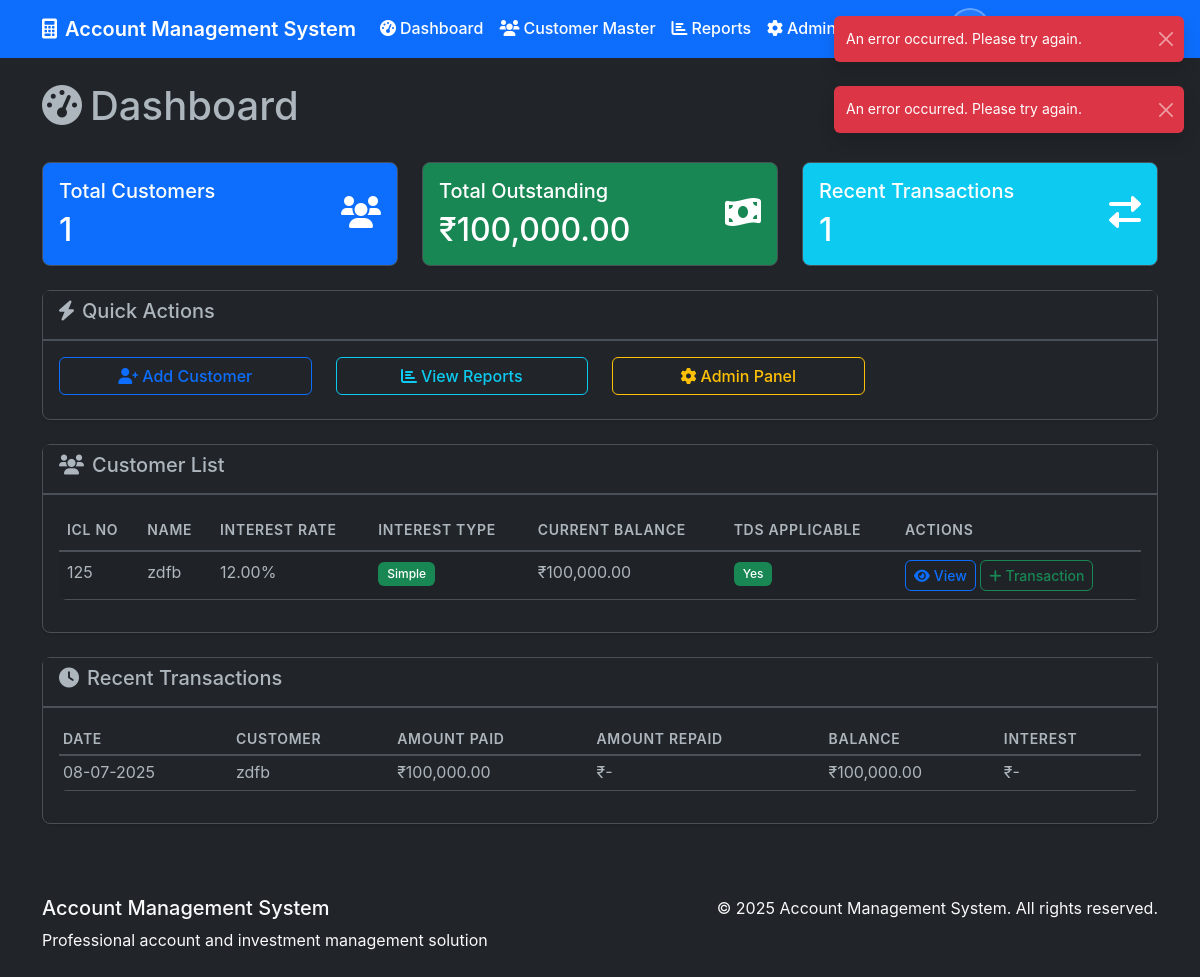
Page /dashboard (signed in) on the earlier database version.
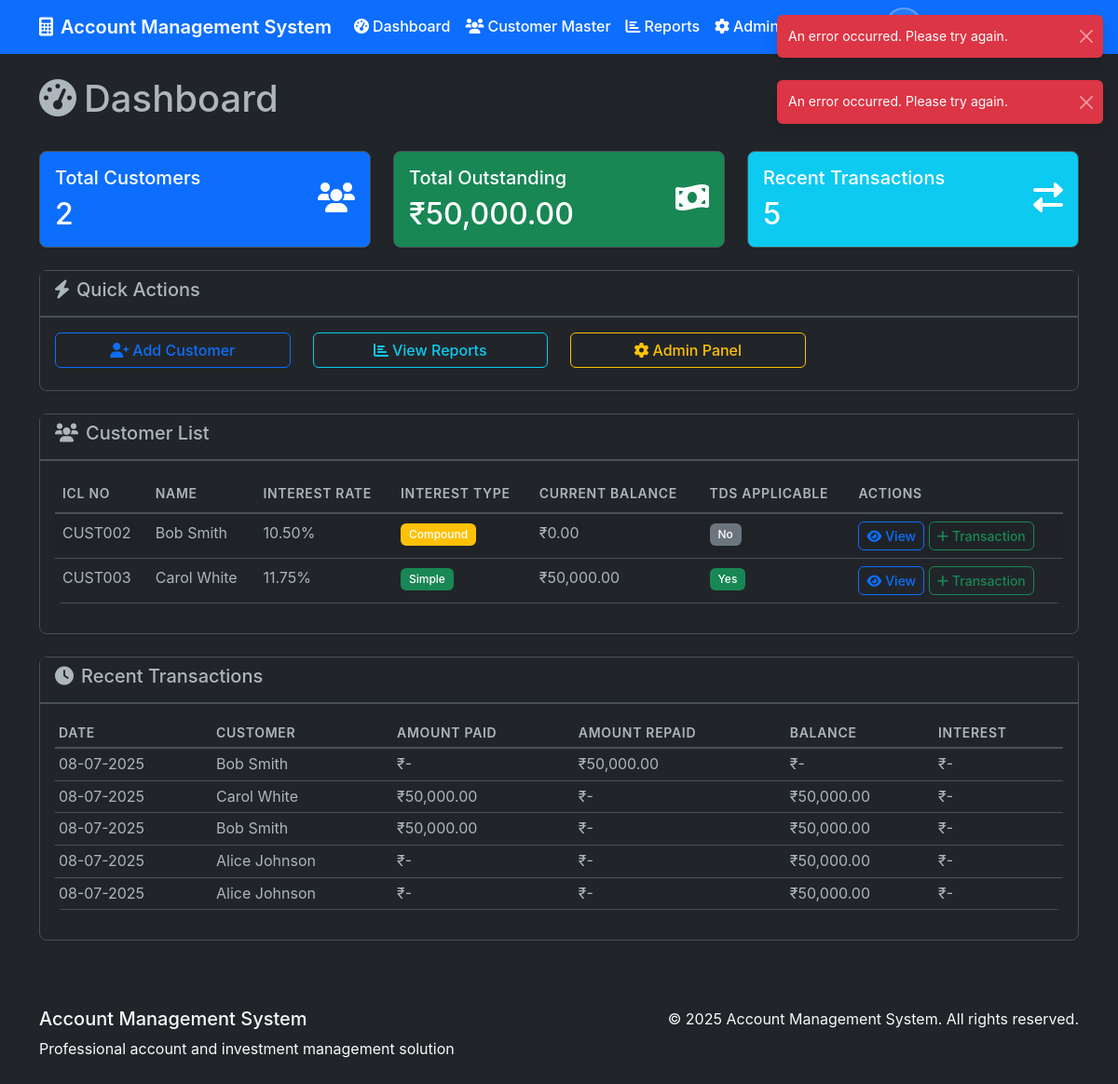
Same page on the later database version.
### models.py (models this page shows, shortened)
class Customer(db.Model):
    id = db.Column(db.Integer, primary_key=True)
    icl_no = db.Column(db.String(50), unique=True, nullable=False)
    name = db.Column(db.String(100), nullable=False)
    address = db.Column(db.Text)
    contact_details = db.Column(db.String(200))
    annual_rate = db.Column(db.Numeric(5, 2), nullable=False)  # e.g., 15.50
    icl_start_date = db.Column(db.Date, nullable=False)
    icl_end_date = db.Column(db.Date)
    icl_extension = db.Column(db.String(100))
    tds_applicable = db.Column(db.Boolean, default=False)
    interest_type = db.Column(db.String(20), default='simple')  # simple, compound
    compound_frequency = db.Column(db.String(20))  # monthly, quarterly, yearly
    first_compounding_date = db.Column(db.Date)
    created_at = db.Column(db.DateTime, default=datetime.utcnow)
    created_by = db.Column(db.Integer, db.ForeignKey('user.id'))
    is_active = db.Column(db.Boolean, default=True)
    transactions = db.relationship('Transaction', backref='customer', lazy=True, cascade='all, delete-orphan')
    @property
    def current_balance(self):
        from decimal import Decimal
        total_paid = sum(Decimal(str(t.amount_paid or 0)) for t in self.transactions)
        total_repaid = sum(Decimal(str(t.amount_repaid or 0)) for t in self.transactions)
        return float(total_paid - total_repaid)
    def get_current_balance(self):
        return self.current_balance

class Transaction(db.Model):
    id = db.Column(db.Integer, primary_key=True)
    customer_id = db.Column(db.Integer, db.ForeignKey('customer.id'), nullable=False)
    date = db.Column(db.Date, nullable=False)
    amount_paid = db.Column(db.Numeric(15, 2))
    amount_repaid = db.Column(db.Numeric(15, 2))
    balance = db.Column(db.Numeric(15, 2))
    period_from = db.Column(db.Date)
    period_to = db.Column(db.Date)
    no_of_days = db.Column(db.Integer)
    int_rate = db.Column(db.Numeric(5, 2))
    int_amount = db.Column(db.Numeric(15, 2))
    tds_amount = db.Column(db.Numeric(15, 2))
    net_amount = db.Column(db.Numeric(15, 2))
    created_at = db.Column(db.DateTime, default=datetime.utcnow)
    created_by = db.Column(db.Integer, db.ForeignKey('user.id'))

### routes.py (the view)
@app.route('/dashboard')
@login_required
def dashboard():
    customers = Customer.query.filter_by(is_active=True).all()
    total_customers = len(customers)
    total_balance = sum(customer.get_current_balance() for customer in customers)
    recent_transactions = Transaction.query.order_by(Transaction.created_at.desc()).limit(5).all()
    return render_template('dashboard.html',
                         customers=customers,
                         total_customers=total_customers,
                         total_balance=total_balance,
                         recent_transactions=recent_transactions)

### app.py (called while the page is built)
@login_manager.user_loader
def load_user(user_id):
    from models import User
    return User.query.get(int(user_id))

### templates/dashboard.html (shortened to what this page needs)
{% extends "base.html" %}
{% block content %}
<div class="d-flex justify-content-between align-items-center mb-4">
    <h1><i class="fas fa-tachometer-alt me-2"></i>Dashboard</h1>
    <span class="badge bg-primary">{{ current_user.role.replace('_', ' ').title() }}</span>
</div>
<div class="row mb-4">
    <div class="col-md-4">
        <div class="card bg-primary text-white">
            <div class="card-body">
                <div class="d-flex justify-content-between">
                    <div>
                        <h5 class="card-title">Total Customers</h5>
                        <h2 class="mb-0">{{ total_customers }}</h2>
                    </div>
                    <div class="align-self-center">
                        <i class="fas fa-users fa-2x"></i>
                    </div>
                </div>
            </div>
        </div>
    </div>
    <div class="col-md-4">
        <div class="card bg-success text-white">
            <div class="card-body">
                <div class="d-flex justify-content-between">
                    <div>
                        <h5 class="card-title">Total Outstanding</h5>
                        <h2 class="mb-0">₹{{ "{:,.2f}".format(total_balance) }}</h2>
                    </div>
                    <div class="align-self-center">
                        <i class="fas fa-money-bill-wave fa-2x"></i>
                    </div>
                </div>
            </div>
        </div>
    </div>
    <div class="col-md-4">
        <div class="card bg-info text-white">
            <div class="card-body">
                <div class="d-flex justify-content-between">
                    <div>
                        <h5 class="card-title">Recent Transactions</h5>
                        <h2 class="mb-0">{{ recent_transactions|length }}</h2>
                    </div>
                    <div class="align-self-center">
                        <i class="fas fa-exchange-alt fa-2x"></i>
                    </div>
                </div>
            </div>
        </div>
    </div>
</div>
<div class="row mb-4">
    <div class="col-12">
        <div class="card">
            <div class="card-header">
                <h5><i class="fas fa-bolt me-2"></i>Quick Actions</h5>
            </div>
            <div class="card-body">
                <div class="row">
                    {% if current_user.role in ['data_entry', 'admin'] %}
                    <div class="col-md-3 mb-2">
                        <a href="{{ url_for('customer_master') }}" class="btn btn-outline-primary w-100">
                            <i class="fas fa-user-plus me-1"></i>Add Customer
                        </a>
                    </div>
                    {% endif %}
                    <div class="col-md-3 mb-2">
                        <a href="{{ url_for('reports') }}" class="btn btn-outline-info w-100">
                            <i class="fas fa-chart-bar me-1"></i>View Reports
                        </a>
                    </div>
                    {% if current_user.role == 'admin' %}
                    <div class="col-md-3 mb-2">
                        <a href="{{ url_for('admin_panel') }}" class="btn btn-outline-warning w-100">
                            <i class="fas fa-cog me-1"></i>Admin Panel
                        </a>
                    </div>
                    {% endif %}
                </div>
            </div>
        </div>
    </div>
</div>
<div class="row">
    <div class="col-12">
        <div class="card">
            <div class="card-header">
                <h5><i class="fas fa-users me-2"></i>Customer List</h5>
            </div>
            <div class="card-body">
                <div class="table-responsive">
                    <table class="table table-striped" id="customersTable">
                        <thead>
                            <tr>
                                <th>ICL No</th>
                                <th>Name</th>
                                <th>Interest Rate</th>
                                <th>Interest Type</th>
                                <th>Current Balance</th>
                                <th>TDS Applicable</th>
                                <th>Actions</th>
                            </tr>
                        </thead>
                        <tbody>
                            {% for customer in customers %}
                            <tr>
                                <td>{{ customer.icl_no }}</td>
                                <td>{{ customer.name }}</td>
                                <td>{{ customer.annual_rate }}%</td>
                                <td>
                                    <span class="badge bg-{{ 'success' if customer.interest_type == 'simple' else 'warning' }}">
                                        {{ customer.interest_type.title() }}
                                    </span>
                                </td>
                                <td>₹{{ "{:,.2f}".format(customer.current_balance) }}</td>
                                <td>
                                    <span class="badge bg-{{ 'success' if customer.tds_applicable else 'secondary' }}">
                                        {{ 'Yes' if customer.tds_applicable else 'No' }}
                                    </span>
                                </td>
                                <td>
                                    <a href="{{ url_for('customer_profile', customer_id=customer.id) }}" class="btn btn-sm btn-outline-primary">
                                        <i class="fas fa-eye me-1"></i>View
                                    </a>
                                    {% if current_user.role in ['data_entry', 'admin'] %}
                                    <a href="{{ url_for('transactions', customer_id=customer.id) }}" class="btn btn-sm btn-outline-success">
                                        <i class="fas fa-plus me-1"></i>Transaction
                                    </a>
                                    {% endif %}
                                </td>
                            </tr>
                            {% endfor %}
                        </tbody>
                    </table>
                </div>
            </div>
        </div>
    </div>
</div>
{% if recent_transactions %}
<div class="row mt-4">
    <div class="col-12">
        <div class="card">
            <div class="card-header">
                <h5><i class="fas fa-clock me-2"></i>Recent Transactions</h5>
            </div>
            <div class="card-body">
                <div class="table-responsive">
                    <table class="table table-sm">
                        <thead>
                            <tr>
                                <th>Date</th>
                                <th>Customer</th>
                                <th>Amount Paid</th>
                                <th>Amount Repaid</th>
                                <th>Balance</th>
                                <th>Interest</th>
                            </tr>
                        </thead>
                        <tbody>
                            {% for transaction in recent_transactions %}
                            <tr>
                                <td>{{ transaction.date.strftime('%d-%m-%Y') }}</td>
                                <td>{{ transaction.customer.name }}</td>
                                <td>₹{{ "{:,.2f}".format(transaction.amount_paid) if transaction.amount_paid else '-' }}</td>
                                <td>₹{{ "{:,.2f}".format(transaction.amount_repaid) if transaction.amount_repaid else '-' }}</td>
                                <td>₹{{ "{:,.2f}".format(transaction.balance) if transaction.balance else '-' }}</td>
                                <td>₹{{ "{:,.2f}".format(transaction.int_amount) if transaction.int_amount else '-' }}</td>
                            </tr>
                            {% endfor %}
                        </tbody>
                    </table>
                </div>
            </div>
        </div>
    </div>
</div>
{% endif %}
{% endblock %}

### templates/base.html (shortened to what this page needs)
<!DOCTYPE html>
<html lang="en" data-bs-theme="dark">
<head>
    <link href="https://cdn.jsdelivr.net/npm/bootstrap@5.3.0/dist/css/bootstrap.min.css" rel="stylesheet">
    <link href="https://cdnjs.cloudflare.com/ajax/libs/font-awesome/6.0.0/css/all.min.css" rel="stylesheet">
    <link href="https://cdn.datatables.net/1.13.4/css/dataTables.bootstrap5.min.css" rel="stylesheet">
    <link href="{{ url_for('static', filename='css/custom.css') }}" rel="stylesheet">
</head>
<body>
    {% if current_user.is_authenticated %}
    <nav class="navbar navbar-expand-lg navbar-dark bg-primary">
        <div class="container">
            <a class="navbar-brand" href="{{ url_for('dashboard') }}">
                <i class="fas fa-calculator me-2"></i>Account Management System
            </a>
            <div class="collapse navbar-collapse" id="navbarNav">
                <ul class="navbar-nav me-auto">
                    <li class="nav-item">
                        <a class="nav-link" href="{{ url_for('dashboard') }}">
                            <i class="fas fa-tachometer-alt me-1"></i>Dashboard
                        </a>
                    </li>
                    {% if current_user.role in ['data_entry', 'admin'] %}
                    <li class="nav-item">
                        <a class="nav-link" href="{{ url_for('customer_master') }}">
                            <i class="fas fa-users me-1"></i>Customer Master
                        </a>
                    </li>
                    {% endif %}
                    <li class="nav-item">
                        <a class="nav-link" href="{{ url_for('reports') }}">
                            <i class="fas fa-chart-bar me-1"></i>Reports
                        </a>
                    </li>
                    {% if current_user.role == 'admin' %}
                    <li class="nav-item">
                        <a class="nav-link" href="{{ url_for('admin_panel') }}">
                            <i class="fas fa-cog me-1"></i>Admin Panel
                        </a>
                    </li>
                    {% endif %}
                </ul>
                <ul class="navbar-nav">
                    <li class="nav-item">
                        <button class="btn btn-outline-light me-2" id="themeToggle" type="button">
                        </button>
                    </li>
                    <li class="nav-item dropdown">
                        <a class="nav-link dropdown-toggle" href="#" id="navbarDropdown" role="button" data-bs-toggle="dropdown">
                            <span class="badge bg-secondary ms-1">{{ current_user.role.replace('_', ' ').title() }}</span>
                        </a>
                    </li>
                </ul>
            </div>
        </div>
    </nav>
    {% endif %}
    <main class="container mt-4">
        {% block content %}{% endblock %}
    </main>
    <footer class="bg-dark text-light py-4 mt-5">
        <div class="container">
            <div class="row">
                <div class="col-md-6">
                    <h5>Account Management System</h5>
                    <p class="mb-0">Professional account and investment management solution</p>
                </div>
                <div class="col-md-6 text-md-end">
                    <p class="mb-0">© 2025 Account Management System. All rights reserved.</p>
                </div>
            </div>
        </div>
    </footer>
</body>
</html>

### static/css/custom.css (style rules this page uses)
:root { --financial-primary: #2c5282; --financial-success: #2f855a; --financial-warning: #d69e2e; --financial-danger: #c53030; --financial-info: #2b6cb0; --financial-light: #f7fafc; --financial-dark: #1a202c; }
body { font-family: 'Inter', -apple-system, BlinkMacSystemFont, 'Segoe UI', Roboto, sans-serif; line-height: 1.6; }
.navbar-brand { font-weight: 600; font-size: 1.25rem; }
.nav-link { font-weight: 500; transition: all 0.3s ease; }
.navbar-dark .navbar-nav .nav-link { color: #ffffff !important; }
#themeToggle { position: relative; width: 40px; height: 40px; border-radius: 50%; border: 2px solid rgba(255, 255, 255, 0.3); background: rgba(255, 255, 255, 0.1); transition: all 0.3s ease; backdrop-filter: blur(10px); display: flex; align-items: center; justify-content: center; }
[data-bs-theme="dark"] #themeToggle { border-color: rgba(255, 255, 255, 0.3); background: rgba(255, 255, 255, 0.1); }
.card { border-radius: 0.5rem; border: 1px solid var(--bs-border-color); box-shadow: 0 1px 3px rgba(0, 0, 0, 0.1); transition: all 0.3s ease; }
.card-header { font-weight: 600; border-bottom: 2px solid var(--bs-border-color); background: var(--bs-light); }
[data-bs-theme="dark"] .card-header { background: var(--bs-dark); }
.table { border-radius: 0.5rem; overflow: hidden; }
.table thead th { font-weight: 600; text-transform: uppercase; font-size: 0.875rem; letter-spacing: 0.05em; border-bottom: 2px solid var(--bs-border-color); }
.table-striped tbody tr:nth-of-type(odd) { background-color: rgba(var(--bs-primary-rgb), 0.05); }
.btn { font-weight: 500; border-radius: 0.375rem; transition: all 0.3s ease; }
.badge { font-weight: 500; border-radius: 0.375rem; padding: 0.5em 0.75em; }

Differences in the rows shown:
no longer on this page (row edited): Customer: icl_no "125", name "zdfb", annual_rate "12.00", interest_type "Simple", tds_applicable "Yes"
no longer on this page (row unchanged): Transaction: current_balance "100,000.00", amount_paid "100,000.00", amount_repaid "-", balance "100,000.00", int_amount "-"
added Customer: icl_no "CUST002", name "Bob Smith", annual_rate "10.50", interest_type "Compound", tds_applicable "No"
added Transaction: current_balance "0.00", amount_paid "50,000.00", amount_repaid "-", balance "50,000.00", int_amount "-"
added Customer: icl_no "CUST003", name "Carol White", annual_rate "11.75", interest_type "Simple", tds_applicable "Yes"
added Transaction: current_balance "50,000.00", amount_paid "50,000.00", amount_repaid "-", balance "50,000.00", int_amount "-"
added Transaction: amount_paid "-", amount_repaid "50,000.00", balance "-", int_amount "-"
added Transaction: amount_paid "-", amount_repaid "-", balance "50,000.00", int_amount "-"
added Transaction: amount_paid "-", amount_repaid "-", balance "50,000.00", int_amount "-"
Other differences:
{{ total_customers }}: "1" → "2"
{{ "{:,.2f}".format(total_balance) }}: "100,000.00" → "50,000.00"
{{ recent_transactions|length }}: "1" → "5"
